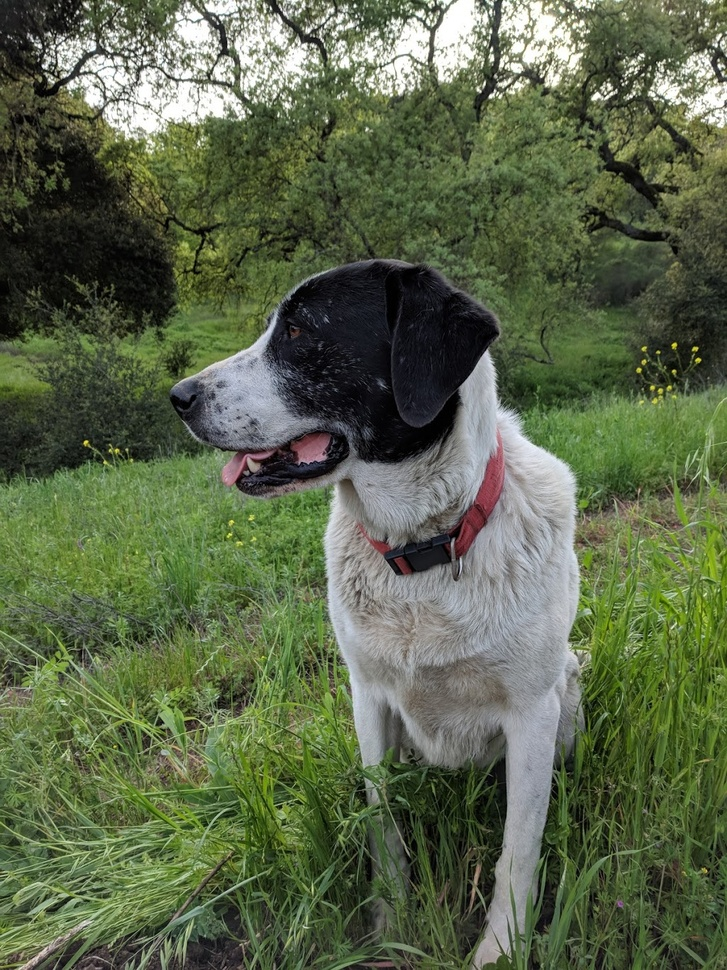
#> input picture DATA/sammy.jpg, 727 x 970 px, shrunk from 1025 x 1367 before the run
$ jupyter execute Template-Matching.ipynb   (shell and % lines are left out)
#> lines starting #> are read from the running program, lines starting #| are printed output that depends on the picture
## Template Matching

[cell 1]
import cv2
import numpy as np
import matplotlib.pyplot as plt

[cell 2]
big = cv2.imread('./DATA/sammy.jpg')
#> big is the input picture: shape (970, 727, 3); mean B, G, R 74.2, 102.6, 91.2
big = cv2.cvtColor(big,cv2.COLOR_BGR2RGB)
small = cv2.imread('./DATA/sammy_face.jpg')
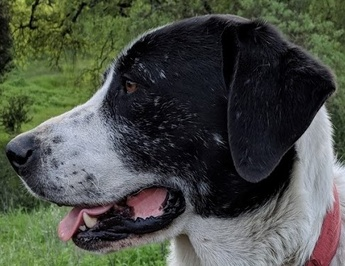
#> input picture DATA/sammy_face.jpg, 345 x 266 px, shrunk from 486 x 375 before the run
#> small is the input picture: shape (266, 345, 3); mean B, G, R 70, 78.7, 74.3
small = cv2.cvtColor(small,cv2.COLOR_BGR2RGB)

[cell 3]
plt.imshow(big);

[cell 4]
plt.imshow(small);

[cell 5]
methods = ['cv2.TM_SQDIFF','cv2.TM_SQDIFF_NORMED','cv2.TM_CCORR','cv2.TM_CCORR_NORMED','cv2.TM_CCOEFF','cv2.TM_CCOEFF_NORMED']

[cell 6]
height,width,channels = small.shape
#> height = 266; width = 345; channels = 3
for m in methods:
    big_copy = big.copy()
    method = eval(m)
    res = cv2.matchTemplate(big,small,method)
    minVal,maxVal,minLoc,maxLoc = cv2.minMaxLoc(res)

    if method in [cv2.TM_SQDIFF,cv2.TM_SQDIFF_NORMED]:
        bottom_left = minLoc
    else:
        bottom_left = maxLoc

    top_right = bottom_left[0] + width,bottom_left[1] + height

    cv2.rectangle(big_copy,top_right,bottom_left,color = (255,0,0),thickness = 5)
    plt.subplot(121)
    plt.imshow(res)
    plt.title('Result of Template Matching')

    plt.subplot(122)
    plt.imshow(big_copy)
    plt.title('Detected Point')
    plt.suptitle(m)


    plt.show()
    print('\n')
    print('\n')
#> this loop made 6 passes
#> (minVal, maxVal, minLoc, bottom_left, top_right) on passes 3 to 6: (1.13e+09, 2.63e+09, (47, 150), (237, 465), (582, 731)), (0.5, 0.998, (0, 38), (164, 245), (509, 511)), (-369489728, 868100096, (0, 7), (164, 245), (509, 511)), (-0.333, 0.994, (0, 10), (164, 245), (509, 511))
#> (minVal, maxVal, maxLoc, bottom_left, top_right) on passes 1 to 2: (11168485, 3.14e+09, (0, 0), (164, 245), (509, 511)), (0.00463, 1, (0, 0), (164, 245), (509, 511))
#> pass 1, `res = cv2.matchTemplate(big,small,method)`:
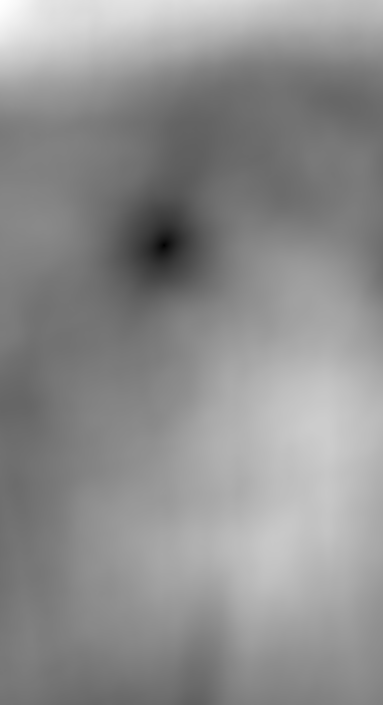
#> res: shape (705, 383) float32; min 11168485, max 3.14e+09, mean 1.76e+09; drawn with min black and max white
#> pass 1, `plt.show()`:
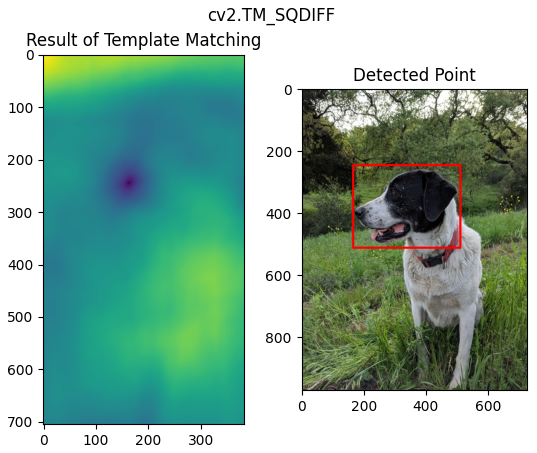
#> figure drawn by matplotlib, 2 panels
#> pass 2, `res = cv2.matchTemplate(big,small,method)`:
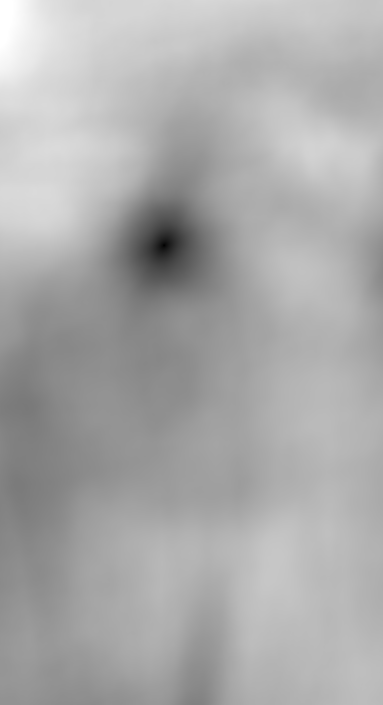
#> res: shape (705, 383) float32; min 0.00463, max 1, mean 0.669
#> pass 2, `plt.show()`:
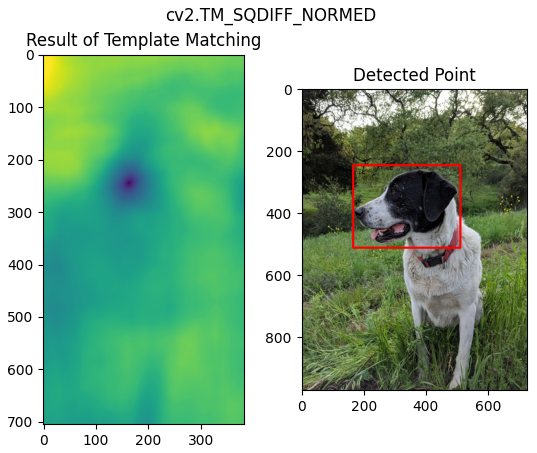
#> figure drawn by matplotlib, 2 panels
#> pass 3, `res = cv2.matchTemplate(big,small,method)`:
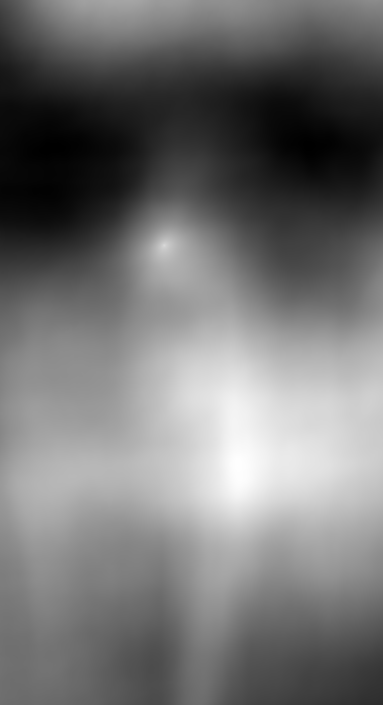
#> res: shape (705, 383) float32; min 1.13e+09, max 2.63e+09, mean 1.81e+09; drawn with min black and max white
#> after the loop:
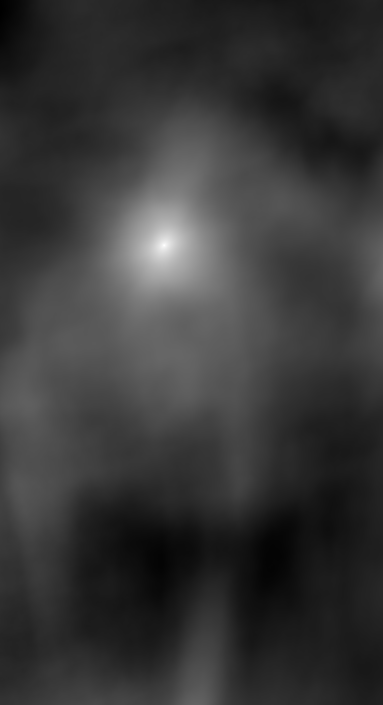
#> res: shape (705, 383) float32; min -0.333, max 0.994, mean -0.0421; drawn with min black and max white

[cell 7]
height
#> Out = 266
